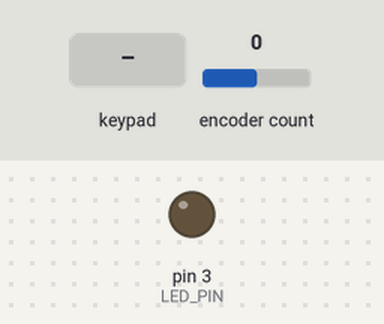
The sketch below on a simulated Arduino Leonardo, built with avr-gcc and run on an emulated ATmega32U4. On the bench: output pins drawn as LEDs (lit = HIGH). Wiring (inferred from the names in the program): 6×6 keypad (labels assumed): rows pin 8, pin 9, pin 10, pin 14, pin 15, pin 16; columns pin 6, pin 7, pin 18, pin 19, pin 20, pin 21. Inputs (shaded band) come from the test bench; at power-on: encoder count 0. USB keyboard and mouse output is not drawn; pins used as bus, display or sensor lines are not drawn.

Above: at 6.2 s.
6.3 s: key '1' pressed
At 6.8 s:
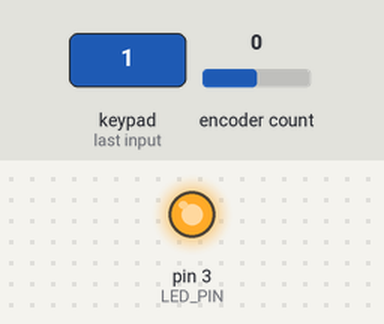
Timing chart, 0 to 9.3 s (numbered marks = the images above; inputs shaded):
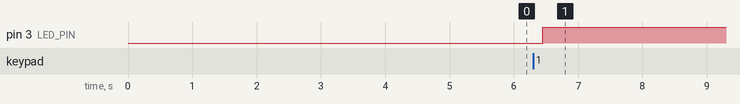

Measured:
- after the input at 6.3 s, pin 3 (LED_PIN): LOW → HIGH after 0.15 s

The sketch:

OdonataRKB.ino
```cpp
#include "Config.h"
#include <RotaryEncoder.h>
#include "Mouse.h"
#include "Matrix.h"


bool switching = false;
Matrix matrix(ROWS, COLS, (int*)rowPins, (int*)colPins);
Matrix toggle(TROWS, TCOLS, (int*)rowTogglePins, (int*)colTogglePins);
RotaryEncoder rotaryEncoder(rotaryPins[0], rotaryPins[1]);

int toggleMap(bool x, bool y, bool z){
  return ( (int)x << 2 ) | ( (int)y << 1 ) | ( (int)z );
}

char keyToChar(bool x, bool y, bool z, int r, int c){
  int pos = toggleMap(x, y, z);
  int index = ( pos * ROWS * COLS ) + ( r * ROWS ) + c;

  return ((char*)MAT)[ index ];
}


void onPressHandler(int r, int c) {
  int x = toggle.getKeyState(1, 1)->state;
  int y = toggle.getKeyState(1, 0)->state;
  char key = keyToChar(switching, x, y, r, c);
  switch (key & 0xFF) {
    case LCLK:
      Mouse.press(MOUSE_LEFT);
      break;
    case RCLK:
      Mouse.press(MOUSE_RIGHT);
      break;
    case MCLK:
      Mouse.press(MOUSE_MIDDLE);
      break;
    case UWHL:
      Mouse.move(0, 0,  WHEEL_SPEED);
      break;
    case DWHL:
      Mouse.move(0, 0, -WHEEL_SPEED);
      break;
    default:
      Keyboard.press(key);
  }
}

void onDuringHandler(int r, int c) {
  int x = toggle.getKeyState(1, 1)->state;
  int y = toggle.getKeyState(1, 0)->state;
  char key = keyToChar(switching, x, y, r, c);
  switch (key & 0xFF) {
    case UWHL:
      Mouse.move(0, 0,  WHEEL_SPEED);
      break;
    case DWHL:
      Mouse.move(0, 0, -WHEEL_SPEED);
      break;
  }
}

void onReleaseHandler(int r, int c) {
  /***
   * トグルする→キーを押し込み→トグル解除→キーを開放　とすると、
   * キー入力とキー開放が別なキーになってしまうため、
   * キーリリースをしたら同一キーに割り振っているキーは全て開放処理する
   * */
  for (int i=0; i < pow( 2, TOGGLES ); i++){
    char key = keyToChar((bool)(i&B100), (bool)(i&B010), (bool)(i&B001), r, c);
    switch (key & 0xFF) {
      case LCLK:
        Mouse.release(MOUSE_LEFT);
        break;
      case RCLK:
        Mouse.release(MOUSE_RIGHT);
        break;
      case MCLK:
        Mouse.release(MOUSE_MIDDLE);
        break;
      default:
        Keyboard.release(key);
    }
  }
}

void onReleaseToggle(int r, int c) {
  if(r == 0 && c == 0) { // 切り替えキーの場合、スイッチングする
    switching = !switching;
    digitalWrite(LED_PIN, switching ? HIGH : LOW); // LEDも切り替え
  }
}

void updateEncoder(){
  int rotaryDir = (int)(rotaryEncoder.getDirection());
  if (rotaryDir == 0) return;

  int x = toggle.getKeyState(1, 1)->state;
  int y = toggle.getKeyState(1, 0)->state;
  int index = toggleMap(switching, x, y) * 2;
  char key = (rotaryDir < 0) ? ((char*)ROT)[index] : ((char*)ROT)[index+1];
  switch (key & 0xFF) {
    case LCLK:
      Mouse.click(MOUSE_LEFT);
      break;
    case RCLK:
      Mouse.click(MOUSE_RIGHT);
      break;
    case MCLK:
      Mouse.click(MOUSE_MIDDLE);
      break;
    case UWHL:
      Mouse.move(0, 0,  WHEEL_SPEED);
      break;
    case DWHL:
      Mouse.move(0, 0, -WHEEL_SPEED);
      break;
    default:
      Keyboard.write(key);
  }
}

void setup() {
  delay(5000);

  Serial.begin(9600);

  matrix.onPressHandler = &onPressHandler;
  matrix.onDuringHandler = &onDuringHandler;
  matrix.onReleaseHandler = &onReleaseHandler;

  toggle.onReleaseHandler = &onReleaseToggle;

  pinMode(LED_PIN, OUTPUT);   // LED用に出力に設定

  Keyboard.begin();
  Mouse.begin();
}


void loop() {

  //各入力を更新
  toggle.tick();
  matrix.tick();
  rotaryEncoder.tick();

  //エンコーダー更新
  updateEncoder();
}
```

Keys.h
```cpp
#ifndef OdnataRKBKeys_h
#define OdnataRKBKeys_h

#include "Keyboard.h"

#define SHFT KEY_LEFT_SHIFT
#define CTRL KEY_LEFT_CTRL
#define ALT  KEY_LEFT_ALT
#define DLT  KEY_DELETE
#define ENTR KEY_RETURN
#define BS   KEY_BACKSPACE
#define TAB  KEY_TAB
#define EMP  0x00
#define PLUS ':'
#define ESC  KEY_ESC
#define KPLS 0xDF
#define KMNS 0xDE
#define SLSH 0xDC
#define ASTR 0xDD

#define KP_1          0xE1
#define KP_2          0xE2
#define KP_3          0xE3
#define KP_4          0xE4
#define KP_5          0xE5
#define KP_6          0xE6
#define KP_7          0xE7
#define KP_8          0xE8
#define KP_9          0xE9
#define KP_0          0xEA
#define KP_D          0xEB

//マウス機能
#define LCLK              0xFF //左クリック
#define RCLK              0xFE //右クリック
#define MCLK              0xFD //中クリック
#define UWHL              0xFC //ホイールアップ
#define DWHL              0xFB //ホイールダウン

#define UARW  KEY_UP_ARROW
#define DARW  KEY_DOWN_ARROW
#define LARW  KEY_LEFT_ARROW
#define RARW  KEY_RIGHT_ARROW
#define PGUP  KEY_PAGE_UP
#define PGDN  KEY_PAGE_DOWN
#define HOME  KEY_HOME
#define END   KEY_END

#define BRCT 0x5B //[
#define BLCT 0x5D //]
#define ARCT 0x3C //<
#define ALCT 0x3E //>
#define CRCT 0x7B //{
#define CLCT 0x7D //}
#define ATMK 0x40 //@
#define CTMK 0x5E //^

#endif
```

Matrix.cpp
```cpp
#include "Matrix.h"


Matrix::Matrix(int numrows, int numcolumns, int rows[], int cols[]) {
  debounce = 15;
  _numrows = numrows;
  _numcols = numcolumns;
  _rows = rows;
  _cols = cols;
  _keyStates = new KeyState**[_numrows];
  for (int i=0; i < _numrows; i++){
    _keyStates[i] = new KeyState*[_numcols];
    pinMode(_rows[i], OUTPUT);
    digitalWrite(_rows[i], HIGH);
    for (int j = 0; j < _numcols; j++){
      pinMode(_cols[j], INPUT_PULLUP);
      _keyStates[i][j] = new KeyState();
    }
  }
}

Matrix::~Matrix() {}

KeyState* Matrix::getKeyState(int row, int col) {
  return _keyStates[row][col];
}

void Matrix::tick() {
  for (int i=0; i<_numrows; i++){
    digitalWrite(_rows[i], LOW);

    for (int j=0; j<_numcols; j++){
      KeyState* keyState = _keyStates[i][j];

      if ( digitalRead(_cols[j]) == LOW ){
        if ( keyState->state ){
          if ( !keyState->lastState && millis() - keyState->checked > debounce){
            keyState->lastState = true;
            if (onPressHandler){
              onPressHandler(i,j);
            }
          }
          if ( onDuringHandler && keyState->lastState ){
            if ( millis() - keyState->lastRepeat > debounce ){
              onDuringHandler(i,j);
              keyState->lastRepeat = millis();
            }
          }
        }else{
          keyState->state = true;
          keyState->checked = millis();
          keyState->lastState = false;
        }
      }else{
        if ( keyState->lastState ){
          keyState->lastState=false;
          if ( onReleaseHandler ){
            onReleaseHandler(i,j);
          }
        }
        keyState->state = false;
      }
    }
    digitalWrite(_rows[i], HIGH);
  }
}
```

Matrix.h
```cpp
#ifndef Matrix_h
#define Matrix_h

#include "Arduino.h"

typedef void (*InputHandler)(int r, int c);

struct KeyState {
  bool state;
  bool lastState;
  unsigned long checked;
  unsigned long lastRepeat;
  KeyState(){
    state = lastState = false;
    lastRepeat = checked = 0;
  }
};

class Matrix
{
  public:
    Matrix(int, int, int[], int[]);
    ~Matrix();
    void tick();
    KeyState* getKeyState(int row, int col);
    int debounce;
    InputHandler onPressHandler;
    InputHandler onDuringHandler;
    InputHandler onReleaseHandler;
  private:
    int _numrows, _numcols;
    int *_rows, *_cols;
    KeyState* **_keyStates;
};


#endif
```

Config.h
```cpp
#ifndef OdonataRKBConfig_h
#define OdonataRKBConfig_h

#include "Keys.h"

const int ROWS = 4; // 行数
const int COLS = 4; // 列数

const int colPins[COLS] = {21, 20, 19, 18};
const int rowPins[ROWS] = {15, 14, 16, 10};

const int TOGGLES = 3; // トグルボタンの数
const int TROWS = 2; // トグルキー行数
const int TCOLS = 2; // トグルキー列数

const int rowTogglePins[TROWS] = {8, 9};
const int colTogglePins[TCOLS] = {6, 7};

const int rotaryPins[] = {4, 5};

#define LED_PIN 3

#define WHEEL_SPEED 1 //マウスホイールの速度


//ロータリーエンコーダのキーマッピング
const char ROT[2][4][2] = {
  { /* default */
    {BRCT,  BLCT},  /* □ □ */
    {ARCT,  ALCT},  /* □ ■ */
    {UWHL,  DWHL},  /* ■ □ */
    {ATMK,  CTMK},  /* ■ ■ */
  },{ /* fn */
    {BRCT,  BLCT},  /* □ □ */
    {ARCT,  ALCT},  /* □ ■ */
    {UWHL,  DWHL},  /* ■ □ */
    {ATMK,  CTMK},  /* ■ ■ */
  }
};


//キーボードのキーマッピング
const char MAT[2][4][ROWS][COLS] = {
  { /* default */
    { /* □ □ */
      { 'a', 'b', KMNS,  'z'},
      { 'e', 'f', KPLS,  CTRL},
      { 'x', 'c',  'v',  SHFT},
      {ENTR,  BS,  EMP,  ALT }
    },{ /* □ ■ */
      {'h',  'o',  'd',  ' ' },
      {'g',  'r',  's',  CTRL},
      {'w',  't',  'y',  SHFT},
      {'/',  '*',  EMP,  ALT }
    },{ /* ■ □ */
      {'i',  'j',  'l',  TAB },
      {'n',  'm',  'k',  CTRL},
      {'p',  'u',  'q',  SHFT},
      {DLT,  RCLK,  EMP,  ALT }
    },{ /* ■ ■ */
      {KP_7,  KP_8,  KP_9,  ASTR  },
      {KP_4,  KP_5,  KP_6,  KMNS  },
      {KP_1,  KP_2,  KP_3,  KPLS  },
      {KP_0,  KP_D,  EMP,   SLSH  }
    }
  },{ /* fn */
    { /* □ □ */
      {KP_7,  KP_8,  KP_9,  ASTR  },
      {KP_4,  KP_5,  KP_6,  KMNS  },
      {KP_1,  KP_2,  KP_3,  KPLS  },
      {KP_0,  KP_D,  EMP,   SLSH  }
    },{ /* □ ■ */
      {KEY_PAGE_UP,   KEY_F8,  KEY_HOME, ESC },
      {KEY_PAGE_DOWN, UARW,    KEY_END,  CTRL},
      {LARW,          DARW,    RARW,     SHFT},
      {KEY_F11,       KEY_F12, EMP,      ALT }
    },{ /* ■ □ */
      {UWHL,  KEY_F8,  KEY_F9,  KEY_F10 },
      {DWHL,  KEY_F5,  KEY_F6,  CTRL},
      {KEY_F1,  KEY_F2,  KEY_F3,  SHFT},
      {KEY_F11, KEY_F12,  EMP,    ALT }
    },{ /* ■ ■ */
      {KEY_F7,  KEY_F8,  KEY_F9,  KEY_F10 },
      {KEY_F4,  KEY_F5,  KEY_F6,  CTRL},
      {KEY_F1,  KEY_F2,  KEY_F3,  SHFT},
      {KEY_F11, KEY_F12,  EMP,    ALT }
    }
  }
};

#endif
```
